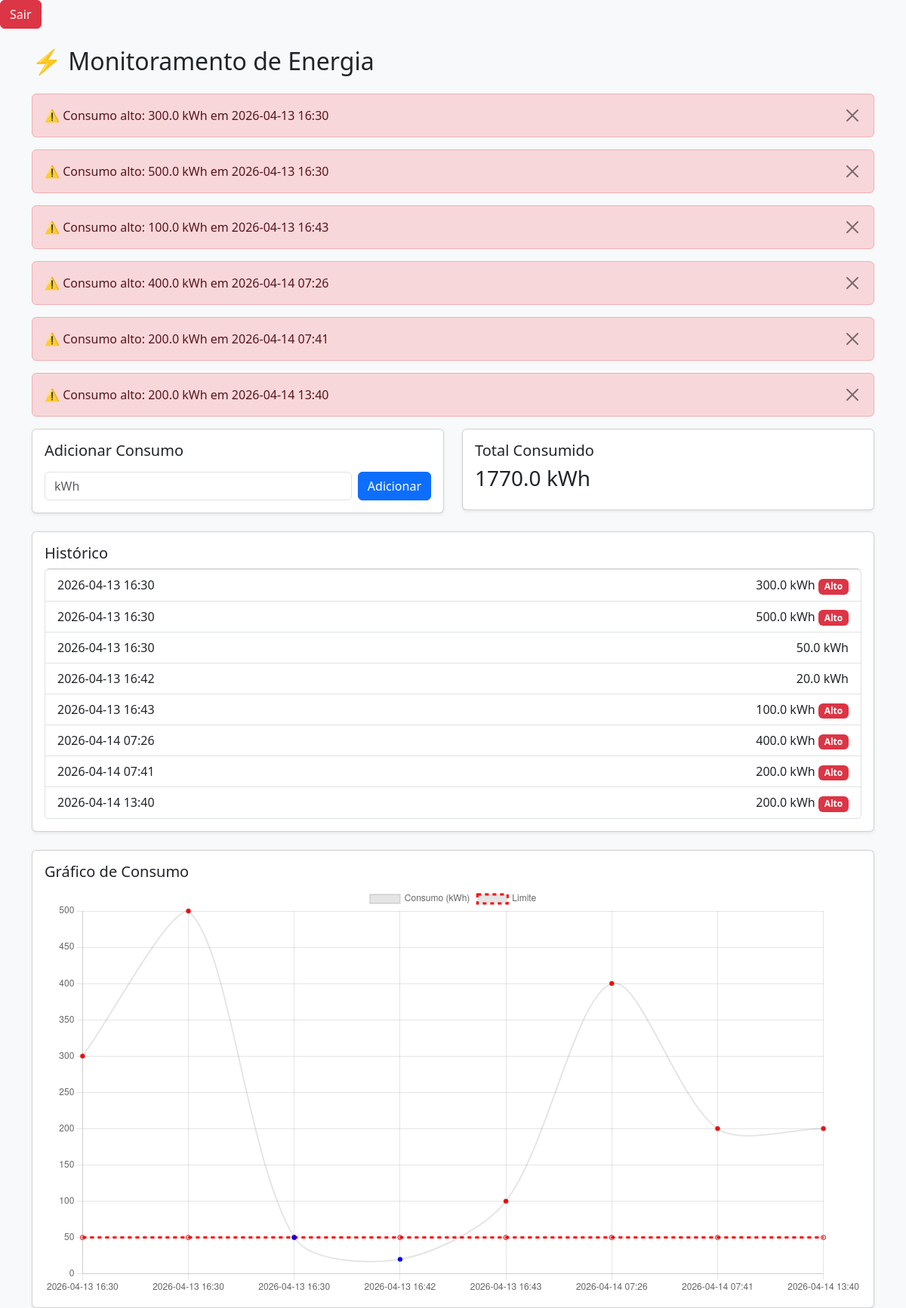
/ (signed in), run on the app's committed database.
### tables this page shows
CREATE TABLE consumo (
            id INTEGER PRIMARY KEY AUTOINCREMENT,
            data TEXT,
            consumo REAL
        );

### app.py (the view)
@app.route('/')
def index():
    if 'usuario' not in session:
        return redirect('/login')
    conn = conectar()
    dados = conn.execute('SELECT * FROM consumo').fetchall()
    conn.close()
    alertas = []
    for d in dados:
        if d[2] > 50:
            alertas.append(f"⚠️ Consumo alto: {d[2]} kWh em {d[1]}")
    return render_template('index.html', dados=dados, alertas=alertas)

### app.py (called while the page is built)
def conectar():
    return sqlite3.connect('database.db')

### templates/index.html (shortened to what this page needs)
<!DOCTYPE html>
<html lang="en">
<head>
    <link href="https://cdn.jsdelivr.net/npm/bootstrap@5.3.0/dist/css/bootstrap.min.css" rel="stylesheet">
</head>
<body class="bg-light">
    <a href="/logout" class="btn btn-danger">Sair</a>
<div class="container mt-4">
    <h2 class="mb-4">⚡ Monitoramento de Energia</h2>
    {% for alerta in alertas %}
        <div class="alert alert-danger d-flex justify-content-between align-items-center">
            <span>{{ alerta }} </span>
        <button onclick="this.parentElement.remove()" class="btn-close"></button>
        </div>
    {% endfor %}
    <div class="row mb-4">
        <div class="col-md-6">
            <div class="card p-3 shadow-sm">
                <h5>Adicionar Consumo</h5>
                <form action="/adicionar" method="POST" class="d-flex gap-2 mt-2">
                    <input type="number" step="0.1" name="consumo" class="form-control" placeholder="kWh" required>
                    <button class="btn btn-primary">Adicionar</button>
                </form>
            </div>
        </div>
        <div class="col-md-6">
            <div class="card p-3 shadow-sm">
                <h5>Total Consumido</h5>
                <h3>{{ dados | sum(attribute=2) }} kWh</h3>
            </div>
        </div>
    </div>
    <div class="card p-3 mb-4 shadow-sm">
        <h5>Histórico</h5>
        <ul class="list-group">
            {% for d in dados %}
             <li class="list-group-item d-flex justify-content-between align-items-center">
    <span>{{ d[1] }}</span>
    <span>
        {{ d[2] }} kWh
        {% if d[2] > 50 %}
            <span class="badge bg-danger">Alto</span>
        {% endif %}
    </span>
</li>
            {% endfor %}
        </ul>
    </div>
    <div class="card p-3 shadow-sm">
        <h5>Gráfico de Consumo</h5>
        <canvas id="grafico"></canvas>
    </div>
</div>
<script>
    const dados = [
        {% for d in dados %}
            {{ d[2] }},
        {% endfor %}
    ];
    const labels = [
        {% for d in dados %}
            "{{ d[1] }}",
        {% endfor %}
    ];
    new Chart(document.getElementById('grafico'), {
        type: 'line',
        data: {
            labels: labels,
            datasets: [
                {
                    label: 'Consumo (kWh)',
                    data: dados,
                    tension: 0.3,
                    pointBackgroundColor: dados.map(v => v > 50 ? 'red' : 'blue'),
                    borderWidth: 2
                },
                {
                    label: 'Limite',
                    data: labels.map(() => 50),
                    borderColor: 'red',
                    borderDash: [5, 5],
                    fill: false
                }
            ]
        }
    });
</script>
</body>
</html>

### data on the page
consumo: data "2026-04-13 16:30", consumo "300.0", shows "Alto"
consumo: data "2026-04-13 16:30", consumo "500.0", shows "Alto"
consumo: data "2026-04-13 16:30", consumo "50.0"
consumo: data "2026-04-13 16:42", consumo "20.0"
consumo: data "2026-04-13 16:43", consumo "100.0", shows "Alto"
consumo: data "2026-04-14 07:26", consumo "400.0", shows "Alto"
consumo: data "2026-04-14 07:41", consumo "200.0", shows "Alto"
consumo: data "2026-04-14 13:40", consumo "200.0", shows "Alto"

### other printed values
{{ alerta }} "⚠️ Consumo alto: 300.0 kWh em 2026-04-13 16:30" "⚠️ Consumo alto: 500.0 kWh em 2026-04-13 16:30" "⚠️ Consumo alto: 100.0 kWh em 2026-04-13 16:43" "⚠️ Consumo alto: 400.0 kWh em 2026-04-14 07:26" "⚠️ Consumo alto: 200.0 kWh em 2026-04-14 07:41" "⚠️ Consumo alto: 200.0 kWh em 2026-04-14 13:40"
{{ dados | sum(attribute=2) }} "1770.0"
chart data {{ d[2] }} 300.0, 500.0, 50.0, 20.0, 100.0, 400.0, 200.0, 200.0
